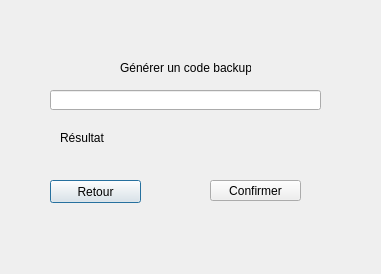
<?xml version="1.0" encoding="UTF-8"?>
<ui version="4.0">
 <class>forgotpassword</class>
 <widget class="QDialog" name="forgotpassword">
  <property name="geometry">
   <rect>
    <x>0</x>
    <y>0</y>
    <width>381</width>
    <height>274</height>
   </rect>
  </property>
  <property name="windowTitle">
   <string>Dialog</string>
  </property>
  <widget class="QLabel" name="label_Title">
   <property name="geometry">
    <rect>
     <x>120</x>
     <y>60</y>
     <width>131</width>
     <height>16</height>
    </rect>
   </property>
   <property name="text">
    <string>Générer un code backup</string>
   </property>
  </widget>
  <widget class="QPushButton" name="pushButton_Back">
   <property name="geometry">
    <rect>
     <x>50</x>
     <y>180</y>
     <width>91</width>
     <height>23</height>
    </rect>
   </property>
   <property name="text">
    <string>Retour</string>
   </property>
  </widget>
  <widget class="QPushButton" name="pushButton_Confirm">
   <property name="geometry">
    <rect>
     <x>210</x>
     <y>180</y>
     <width>91</width>
     <height>21</height>
    </rect>
   </property>
   <property name="text">
    <string>Confirmer</string>
   </property>
  </widget>
  <widget class="QLabel" name="label_Message">
   <property name="geometry">
    <rect>
     <x>60</x>
     <y>130</y>
     <width>221</width>
     <height>16</height>
    </rect>
   </property>
   <property name="text">
    <string>Résultat</string>
   </property>
  </widget>
  <widget class="QLineEdit" name="lineEdit_Mail">
   <property name="geometry">
    <rect>
     <x>50</x>
     <y>90</y>
     <width>271</width>
     <height>20</height>
    </rect>
   </property>
  </widget>
  <widget class="QFrame" name="frame">
   <property name="enabled">
    <bool>false</bool>
   </property>
   <property name="geometry">
    <rect>
     <x>0</x>
     <y>0</y>
     <width>381</width>
     <height>16</height>
    </rect>
   </property>
   <property name="styleSheet">
    <string notr="true">QFrame {
    background: qlineargradient(x1:0, y1:0, x2:1, y2:0,
        stop:0 #FF8569, stop:1 #FFC7BA);
    border-radius: 10px;
}</string>
   </property>
   <property name="frameShape">
    <enum>QFrame::StyledPanel</enum>
   </property>
   <property name="frameShadow">
    <enum>QFrame::Raised</enum>
   </property>
  </widget>
 </widget>
 <resources/>
 <connections/>
</ui>
